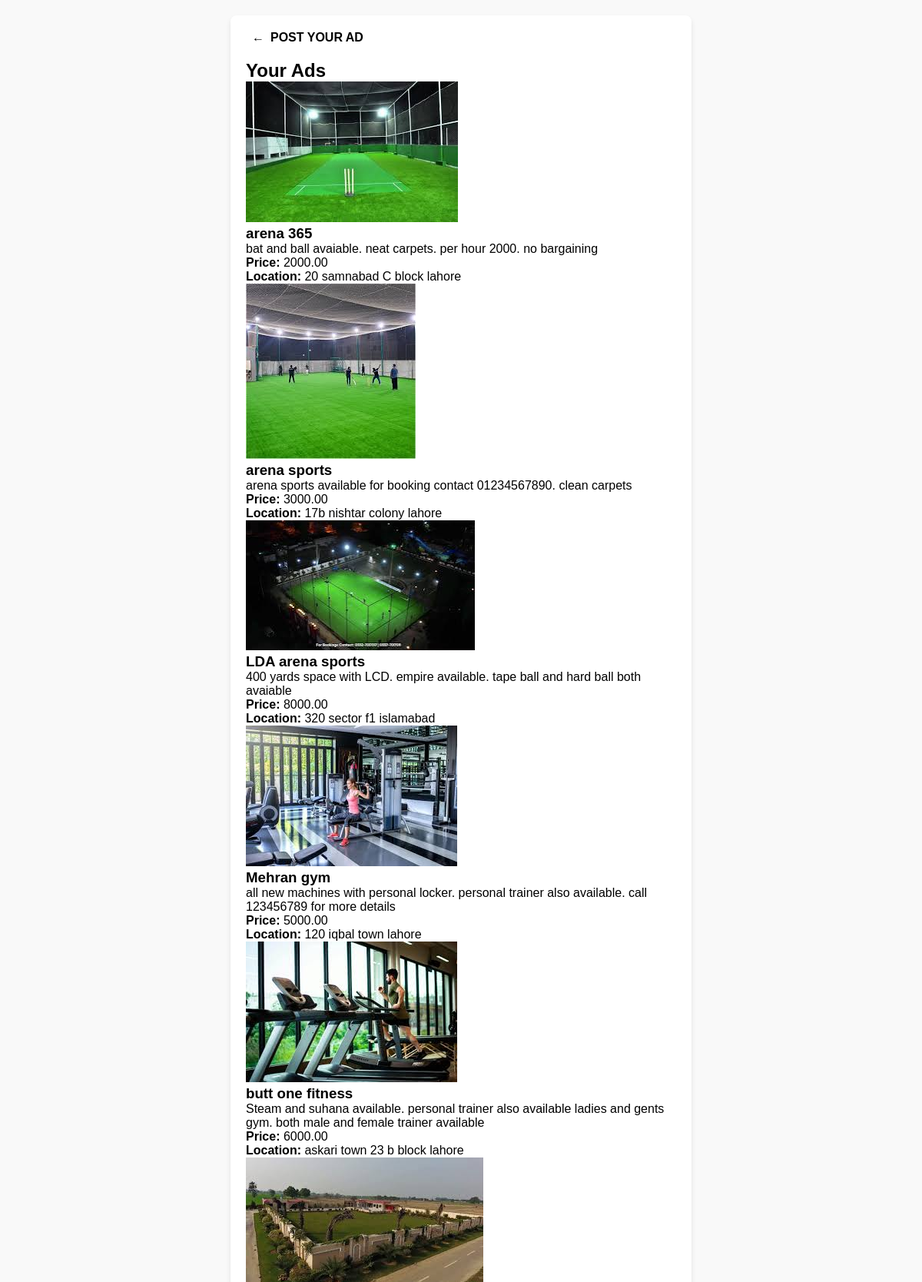
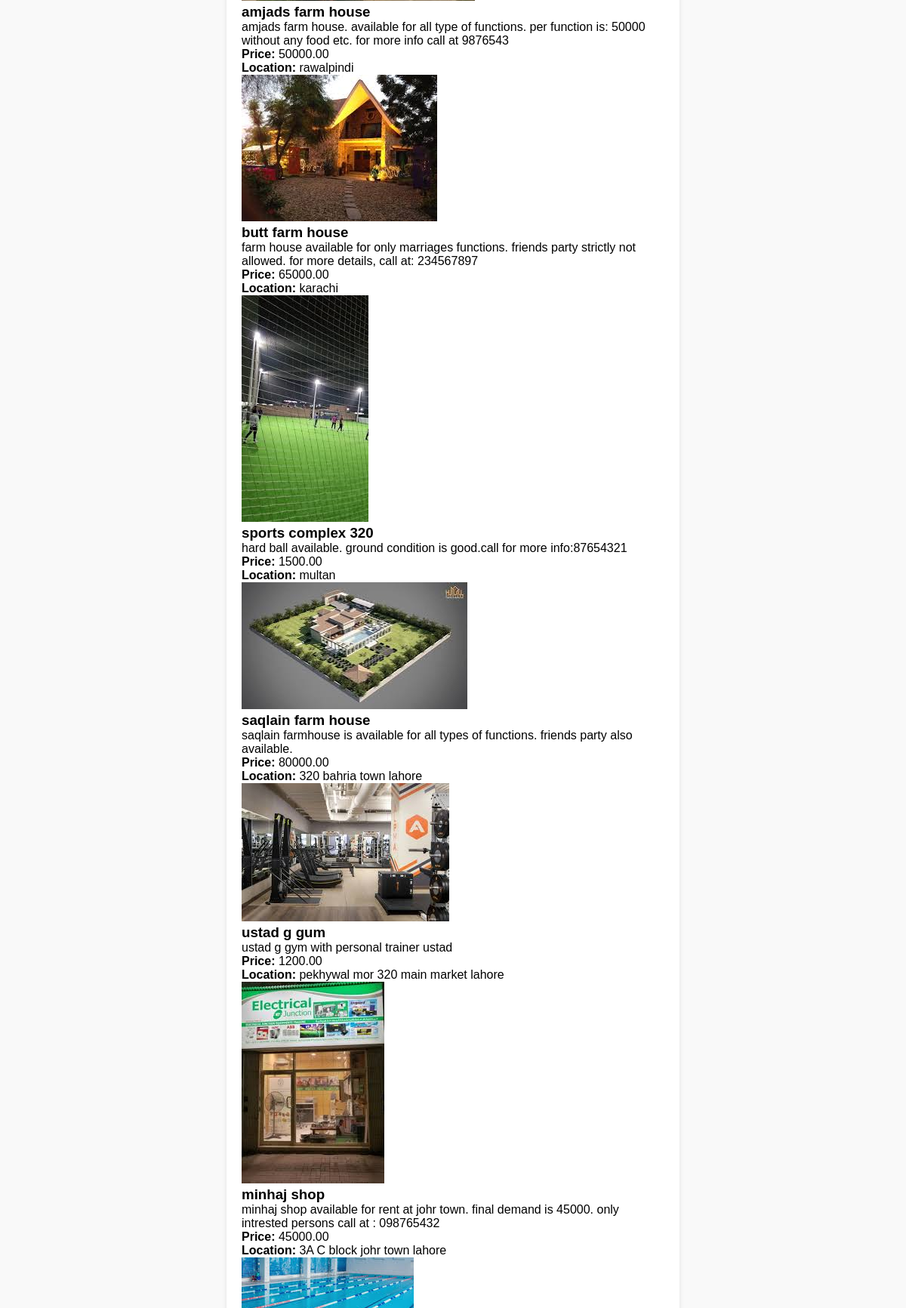
Screenshot of /home/my_ads/ (signed in, upper part) with the database file from the repository (2 pictures, top to bottom).
### ads/models.py (models this page shows, shortened)
class AdPayment(models.Model):
    CATEGORY_CHOICES = [
        ('Playing Arena', 'Playing Arena'),
        ('Gym', 'Gym'),
        ('Farm House', 'Farm House'),
        ('Hotel Room', 'Hotel Room'),
        ('Saloon', 'Saloon'),
        ('Swimming Pool', 'Swimming Pool'),
        ('Cafe', 'Cafe'),
        ('Event Space', 'Event Space'),
        ('House', 'House'),
        ('Shop', 'Shop'),
    ]
    BANK_CHOICES = [
    ('meezan', 'Meezan Bank'),
    ('sadapay', 'SadaPay'),
    ('bank_alfalah', 'Bank Alfalah'),
    ('faysal', 'Faysal Bank'),
    ('hbl', 'Habib Bank Limited'),
    ('mcb', 'MCB Bank Limited'),
    ('ubl', 'United Bank Limited'),
    ('nbp', 'National Bank of Pakistan'),
    ('js_bank', 'JS Bank'),
    ('bank_of_punjab', 'Bank of Punjab'),
    ('standard_chartered', 'Standard Chartered Bank'),
    ('albaraka', 'Al Baraka Bank'),
    ('askari', 'Askari Bank'),
    ('bank_islamic', 'Bank Islami Pakistan Limited'),
]
    user = models.ForeignKey(
        settings.AUTH_USER_MODEL,
        on_delete=models.CASCADE,
        default=1
    )
    title = models.CharField(max_length=255)
    category = models.CharField(max_length=20, choices=CATEGORY_CHOICES)
    description = models.TextField()
    location = models.CharField(max_length=255)
    price = models.DecimalField(max_digits=10, decimal_places=2, null=True, blank=True)
    image = models.ImageField(upload_to='ads/images/')
    account_holder_name = models.CharField(max_length=255)
    account_number = models.CharField(max_length=255)
    bank = models.CharField(max_length=20, choices=BANK_CHOICES)  # Added choices here
    created_at = models.DateTimeField(auto_now_add=True)

### home/views.py (the view)
# urls.py: path('my_ads/', views.my_ads, name='my_ads'),
def my_ads(request):
    if request.user.is_authenticated:
        ads = AdPayment.objects.filter(user=request.user)
        return render(request, 'my_ads.html', {'ads': ads})
    else:
        return redirect('login')

### home/templates/my_ads.html
{% extends 'base.html' %}
{% block content %}
<h2>Your Ads</h2>
{% if ads %}
    <div class="ads-list">
        {% for ad in ads %}
            <div class="ad-card">
                <img src="{{ ad.image.url }}" alt="{{ ad.title }}">
                <h3>{{ ad.title }}</h3>
                <p>{{ ad.description }}</p>
                <p><strong>Price:</strong> {{ ad.price }}</p>
                <p><strong>Location:</strong> {{ ad.location }}</p>
            </div>
        {% endfor %}
    </div>
{% else %}
    <p>You have not posted any ads yet.</p>
{% endif %}
{% endblock %}

### ads/templates/base.html (style rules this page uses)
* { margin: 0; padding: 0; box-sizing: border-box; font-family: Arial, sans-serif; }
body { background-color: #f9f9f9; padding: 20px; }

### rows the page displays
AdPayment: image (picture), title "arena 365", description "bat and ball avaiable. neat carpets. per hour 2000. no bargaining", price "2000.00", location "20 samnabad C block lahore"
AdPayment: image (picture), title "arena sports", description "arena sports available for booking contact 01234567890. clean carpets", price "3000.00", location "17b nishtar colony lahore"
AdPayment: image (picture), title "LDA arena sports", description "400 yards space with LCD. empire available. tape ball and hard ball both avaiable", price "8000.00", location "320 sector f1 islamabad"
AdPayment: image (picture), title "Mehran gym", description "all new machines with personal locker. personal trainer also available. call 123456789 for more details", price "5000.00", location "120 iqbal town lahore"
AdPayment: image (picture), title "butt one fitness", description "Steam and suhana available. personal trainer also available ladies and gents gym. both male and female trainer available", price "6000.00", location "askari town 23 b block lahore"
AdPayment: image (picture), title "amjads farm house", description "amjads farm house. available for all type of functions. per function is: 50000 without any food etc. for more info call at 9876543", price "50000.00", location "rawalpindi"
AdPayment: image (picture), title "butt farm house", description "farm house available for only marriages functions. friends party strictly not allowed. for more details, call at: 234567897", price "65000.00", location "karachi"
AdPayment: image (picture), title "sports complex 320", description "hard ball available. ground condition is good.call for more info:87654321", price "1500.00", location "multan"
AdPayment: image (picture), title "saqlain farm house", description "saqlain farmhouse is available for all types of functions. friends party also available.", price "80000.00", location "320 bahria town lahore"
AdPayment: image (picture), title "ustad g gum", description "ustad g gym with personal trainer ustad", price "1200.00", location "pekhywal mor 320 main market lahore"
AdPayment: image (picture), title "minhaj shop", description "minhaj shop available for rent at johr town. final demand is 45000. only intrested persons call at : 098765432", price "45000.00", location "3A C block johr town lahore"
AdPayment: image (picture)
